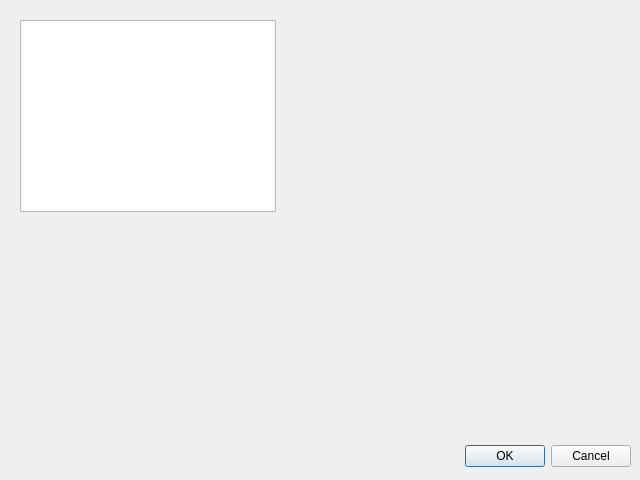
<?xml version="1.0" encoding="UTF-8"?>
<ui version="4.0">
 <class>Dialog</class>
 <widget class="QDialog" name="Dialog">
  <property name="geometry">
   <rect>
    <x>0</x>
    <y>0</y>
    <width>640</width>
    <height>480</height>
   </rect>
  </property>
  <property name="windowTitle">
   <string>Dialog</string>
  </property>
  <widget class="QDialogButtonBox" name="buttonBox">
   <property name="geometry">
    <rect>
     <x>10</x>
     <y>440</y>
     <width>621</width>
     <height>32</height>
    </rect>
   </property>
   <property name="orientation">
    <enum>Qt::Horizontal</enum>
   </property>
   <property name="standardButtons">
    <set>QDialogButtonBox::Cancel|QDialogButtonBox::Ok</set>
   </property>
  </widget>
  <widget class="QGraphicsView" name="graphicsView">
   <property name="geometry">
    <rect>
     <x>20</x>
     <y>20</y>
     <width>256</width>
     <height>192</height>
    </rect>
   </property>
  </widget>
 </widget>
 <resources/>
 <connections>
  <connection>
   <sender>buttonBox</sender>
   <signal>accepted()</signal>
   <receiver>Dialog</receiver>
   <slot>accept()</slot>
   <hints>
    <hint type="sourcelabel">
     <x>248</x>
     <y>254</y>
    </hint>
    <hint type="destinationlabel">
     <x>157</x>
     <y>274</y>
    </hint>
   </hints>
  </connection>
  <connection>
   <sender>buttonBox</sender>
   <signal>rejected()</signal>
   <receiver>Dialog</receiver>
   <slot>reject()</slot>
   <hints>
    <hint type="sourcelabel">
     <x>316</x>
     <y>260</y>
    </hint>
    <hint type="destinationlabel">
     <x>286</x>
     <y>274</y>
    </hint>
   </hints>
  </connection>
 </connections>
</ui>
